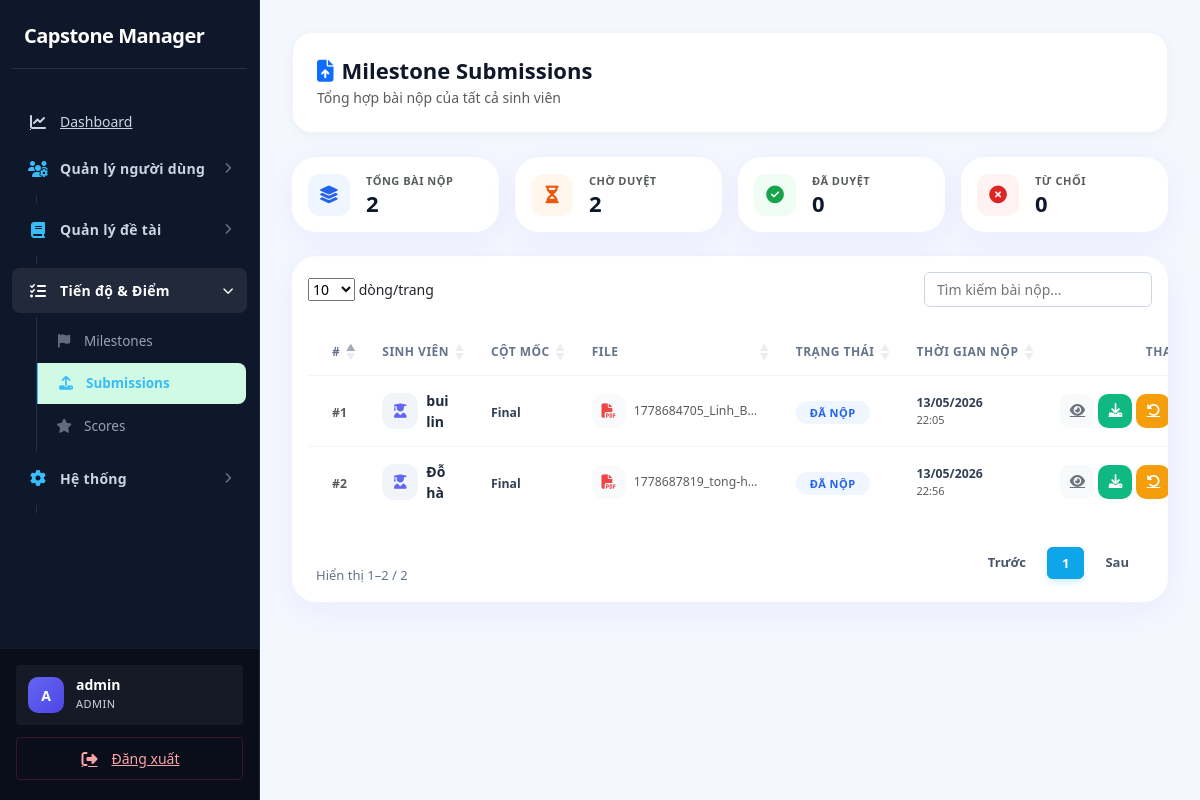
The app's page /index.php?page=submissions (signed in) with its own data.
### tables this page shows
CREATE TABLE `submissions` (
  `id` int(11) NOT NULL,
  `student_id` int(11) DEFAULT NULL,
  `topic_id` int(11) DEFAULT NULL,
  `milestone_id` int(11) DEFAULT NULL,
  `file_path` varchar(255) DEFAULT NULL,
  `status` enum('submitted','late','revision_required') DEFAULT 'submitted',
  `attempt` int(11) DEFAULT 1,
  `submitted_at` datetime DEFAULT NULL
);

CREATE TABLE `students` (
  `id` int(11) NOT NULL,
  `user_id` int(11) DEFAULT NULL,
  `student_code` varchar(30) DEFAULT NULL,
  `full_name` varchar(150) DEFAULT NULL,
  `phone` varchar(20) DEFAULT NULL,
  `faculty` varchar(100) DEFAULT NULL,
  `created_at` timestamp NOT NULL DEFAULT current_timestamp()
);

CREATE TABLE `milestones` (
  `id` int(11) NOT NULL,
  `title` enum('proposal','midterm','final') DEFAULT NULL,
  `deadline` datetime DEFAULT NULL,
  `semester_id` int(11) DEFAULT NULL,
  `created_at` timestamp NOT NULL DEFAULT current_timestamp()
);

### app/controllers/SubmissionController.php (called while the page is built, shortened)
<?php
class SubmissionController {
    private $submissionModel;
    public function __construct() {
        $this->submissionModel = new Submission();
    }
    public function index() {
        $role = $_SESSION['user']['role'];
        if ($role === 'student') {
            $studentId = $_SESSION['user']['student_id'] ?? null;
            if (!$studentId) {
                $studentModel = new Student();
                $student = $studentModel->findByUserId($_SESSION['user']['id']);
                if ($student) {
                    $_SESSION['user']['student_id'] = $student['id'];
                    $studentId = $student['id'];
                }
            }
            $submissions = $studentId
                ? $this->submissionModel->getByStudent($studentId)
                : [];
        } elseif ($role === 'lecturer') {
            $lecturerId  = $_SESSION['user']['lecturer_id'] ?? null;
            $submissions = $lecturerId
                ? $this->submissionModel->getByLecturer($lecturerId)
                : [];
        } else {
            $submissions = $this->submissionModel->getAll();
        }
        require '../app/views/submissions/index.php';
    }
}

### core/Database.php (called while the page is built)
<?php
class Database {
    private static $instance = null;
    private $conn;
    private $host = "localhost";
    private $dbname = "capstone_manager";
    private $username = "root";
    private $password = "";
    private function __construct(){
        try{
            $this->conn = new PDO(
                "mysql:host={$this->host};dbname={$this->dbname};charset=utf8mb4",
                $this->username,
                $this->password
            );
            $this->conn->setAttribute(
                PDO::ATTR_ERRMODE,
                PDO::ERRMODE_EXCEPTION
            );
            $this->conn->setAttribute(
                PDO::ATTR_DEFAULT_FETCH_MODE,
                PDO::FETCH_ASSOC
            );
        }catch(PDOException $e){
            die("Database Error: " . $e->getMessage());
        }
    }
    public static function getInstance(){
        if(self::$instance == null){
            self::$instance = new Database();
        }
        return self::$instance;
    }
    public function getConnection(){
        return $this->conn;
    }
}

### app/models/Submission.php (called while the page is built, shortened)
<?php
class Submission {
    private $conn;
    public function __construct(){
        $this->conn = Database::getInstance()->getConnection();
    }
    public function getAll(){
        $sql = "SELECT submissions.*,
                       students.full_name AS student_name,
                       milestones.title   AS milestone_title
                FROM submissions
                JOIN students   ON students.id   = submissions.student_id
                JOIN milestones ON milestones.id  = submissions.milestone_id
                ORDER BY submissions.id DESC";
        try {
            return $this->conn->query($sql)->fetchAll(PDO::FETCH_ASSOC);
        } catch (PDOException $e) {
            return [];
        }
    }
}

### app/views/submissions/index.php (the view, shortened to what this page needs)
<?php require '../app/views/layouts/header.php'; ?>
<?php require '../app/views/layouts/sidebar.php'; ?>
<div class="main-content" style="padding: 32px; background: #f4f7fe; min-height: 100vh;">
    <div class="topbar-card p-4 mb-4 d-flex justify-content-between align-items-center">
        <div>
            <h2 class="fw-bold mb-1" style="color: #0f172a; font-size: 22px;">
                <i class="fa-solid fa-file-arrow-up me-2 text-primary"></i>Milestone Submissions
            </h2>
            <p class="text-muted small mb-0">
                <?php if ($_SESSION['user']['role'] === 'student'): ?>
                    Bài nộp của bạn theo từng cột mốc đồ án
                <?php else: ?>
                    Tổng hợp bài nộp của tất cả sinh viên
                <?php endif; ?>
            </p>
        </div>
    </div>
    <?php if ($_SESSION['user']['role'] !== 'student' && !empty($submissions)): ?>
        <?php
            $total      = count($submissions);
            $submitted  = count(array_filter($submissions, fn($s) => ($s['status'] ?? '') === 'submitted'));
            $reviewed   = count(array_filter($submissions, fn($s) => ($s['status'] ?? '') === 'reviewed'));
            $rejected   = count(array_filter($submissions, fn($s) => ($s['status'] ?? '') === 'rejected'));
        ?>
        <div class="row g-3 mb-4">
            <?php foreach ([
                ['label'=>'Tổng bài nộp',  'val'=>$total,     'icon'=>'fa-layer-group',    'bg'=>'#eff6ff','color'=>'#2563eb'],
                ['label'=>'Chờ duyệt',      'val'=>$submitted, 'icon'=>'fa-hourglass-half', 'bg'=>'#fff7ed','color'=>'#ea580c'],
                ['label'=>'Đã duyệt',       'val'=>$reviewed,  'icon'=>'fa-circle-check',   'bg'=>'#f0fdf4','color'=>'#16a34a'],
                ['label'=>'Từ chối',        'val'=>$rejected,  'icon'=>'fa-circle-xmark',   'bg'=>'#fef2f2','color'=>'#dc2626'],
            ] as $stat): ?>
            <div class="col-6 col-md-3">
                <div class="sub-card p-3 d-flex align-items-center gap-3">
                    <div class="file-icon-wrap" style="background:<?= $stat['bg'] ?>;color:<?= $stat['color'] ?>">
                        <i class="fa-solid <?= $stat['icon'] ?>"></i>
                    </div>
                    <div>
                        <div class="text-muted small fw-bold" style="font-size:11px;text-transform:uppercase;letter-spacing:.5px"><?= $stat['label'] ?></div>
                        <div class="fw-bold" style="font-size:22px;color:#0f172a;line-height:1.2"><?= $stat['val'] ?></div>
                    </div>
                </div>
            </div>
            <?php endforeach; ?>
        </div>
    <?php endif; ?>
    <div class="sub-card">
        <div class="table-responsive p-3">
            <table class="table table-hover mb-0" id="submissionsTable">
                <thead>
                    <tr>
                        <th class="ps-4">#</th>
                        <th>Sinh viên</th>
                        <th>Cột mốc</th>
                        <th>File</th>
                        <th>Trạng thái</th>
                        <th>Thời gian nộp</th>
                        <th class="text-end pe-4">Thao tác</th>
                    </tr>
                </thead>
                <tbody>
                <?php if (!empty($submissions)): ?>
                    <?php foreach ($submissions as $sub): ?>
                        <?php
                            $status = $sub['status'] ?? 'submitted';
                            $statusClass = match($status) {
                                'submitted'          => 'status-submitted',
                                'late'               => 'status-rejected',
                                'revision_required'  => 'status-rejected',
                                default              => 'status-default',
                            };
                            $statusLabel = match($status) {
                                'submitted'          => 'Đã nộp',
                                'late'               => 'Nộp trễ',
                                'revision_required'  => 'Cần sửa lại',
                                default              => ucfirst($status),
                            };
                            $ext = strtolower(pathinfo($sub['file_path'] ?? '', PATHINFO_EXTENSION));
                            $fileIcon = match($ext) {
                                'pdf'  => ['fa-file-pdf',  '#ef4444'],
                                'doc','docx' => ['fa-file-word', '#2563eb'],
                                'zip','rar'  => ['fa-file-zipper','#f59e0b'],
                                default => ['fa-file',     '#64748b'],
                            };
                        ?>
                        <tr>
                            <td class="ps-4">
                                <span class="fw-bold text-muted small">#<?= $sub['id'] ?></span>
                            </td>
                            <td>
                                <div class="d-flex align-items-center gap-2">
                                    <div class="file-icon-wrap" style="background:#f1f5f9;color:#6366f1;width:36px;height:36px;font-size:.9rem">
                                        <i class="fa-solid fa-user-graduate"></i>
                                    </div>
                                    <span class="fw-semibold" style="color:#1e293b">
                                        <?= htmlspecialchars($sub['student_name'] ?? '—') ?>
                                    </span>
                                </div>
                            </td>
                            <td>
                                <span class="fw-semibold small" style="color:#334155">
                                    <?= htmlspecialchars(ucfirst($sub['milestone_title'] ?? '—')) ?>
                                </span>
                            </td>
                            <td>
                                <?php if (!empty($sub['file_path'])): ?>
                                    <div class="d-flex align-items-center gap-2">
                                        <div class="file-icon-wrap" style="background:#f8fafc;color:<?= $fileIcon[1] ?>;width:34px;height:34px;font-size:.9rem">
                                            <i class="fa-solid <?= $fileIcon[0] ?>"></i>
                                        </div>
                                        <span class="small text-muted text-truncate" style="max-width:130px">
                                            <?= htmlspecialchars(basename($sub['file_path'])) ?>
                                        </span>
                                    </div>
                                <?php else: ?>
                                    <span class="text-muted small">—</span>
                                <?php endif; ?>
                            </td>
                            <td>
                                <span class="status-pill <?= $statusClass ?>">
                                    <?= $statusLabel ?>
                                </span>
                            </td>
                            <td>
                                <div class="fw-semibold small" style="color:#334155">
                                    <?= $sub['submitted_at'] ? date('d/m/Y', strtotime($sub['submitted_at'])) : '—' ?>
                                </div>
                                <div class="text-muted" style="font-size:11px">
                                    <?= $sub['submitted_at'] ? date('H:i', strtotime($sub['submitted_at'])) : '' ?>
                                </div>
                            </td>
                            <td class="text-end pe-4">
                                <div class="d-flex justify-content-end gap-1">
                                    <a href="index.php?page=submission-show&id=<?= $sub['id'] ?>"
                                       class="action-btn bg-light text-secondary"
                                       title="Xem chi tiết">
                                        <i class="fa-solid fa-eye"></i>
                                    </a>
                                    <?php if (!empty($sub['file_path'])): ?>
                                        <a href="assets/uploads/<?= htmlspecialchars($sub['file_path']) ?>"
                                           target="_blank"
                                           class="action-btn text-white"
                                           style="background:#10b981"
                                           title="Tải file">
                                            <i class="fa-solid fa-download"></i>
                                        </a>
                                    <?php endif; ?>
                                    <?php if (in_array($_SESSION['user']['role'], ['admin','lecturer'])): ?>
                                        <a href="index.php?page=submission-status&id=<?= $sub['id'] ?>&status=revision_required"
                                           class="action-btn text-white"
                                           style="background:#f59e0b"
                                           title="Yêu cầu sửa lại"
                                           onclick="return confirm('Yêu cầu sinh viên sửa lại bài này?')">
                                            <i class="fa-solid fa-rotate-left"></i>
                                        </a>
                                    <?php endif; ?>
                                </div>
                            </td>
                        </tr>
                    <?php endforeach; ?>
                <?php endif; ?>
                </tbody>
            </table>
        </div>
    </div>
</div>
<?php require '../app/views/layouts/footer.php'; ?>

### records on screen
submissions: id "2", student.full_name "Đỗ hà", milestone.title "Final", file_path "1778687819_tong-h…", status "ĐÃ NỘP", submitted_at "13/05/2026", submitted_at "22:56"
submissions: id "1", student.full_name "bui lin", milestone.title "Final", file_path "1778684705_Linh_B…", status "ĐÃ NỘP", submitted_at "13/05/2026", submitted_at "22:05"

### other values on screen
substr($username, 0, 1) "A"
$username "admin"
$_SESSION['user']['role'] "ADMIN"
$stat['label'] "TỔNG BÀI NỘP"
$stat['val'] "2"
$stat['label'] "CHỜ DUYỆT"
$stat['label'] "ĐÃ DUYỆT"
$stat['val'] "0"
$stat['label'] "TỪ CHỐI"
